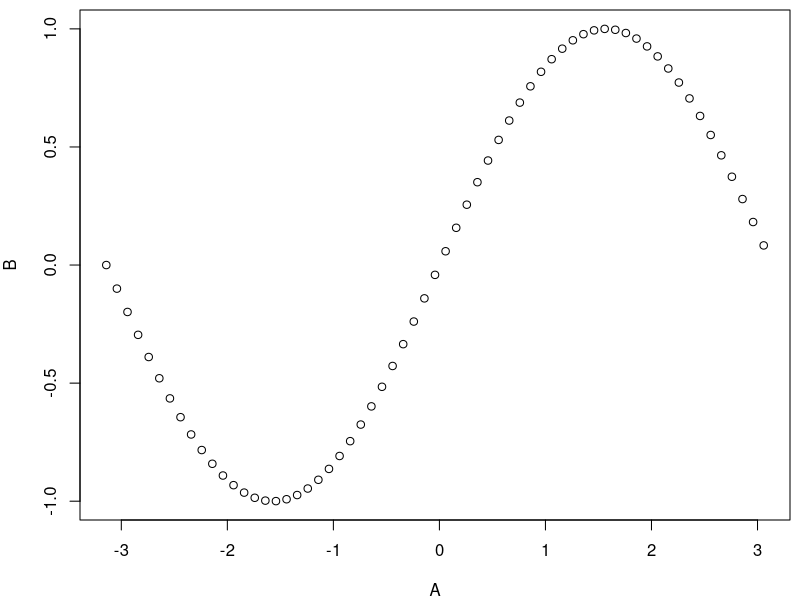
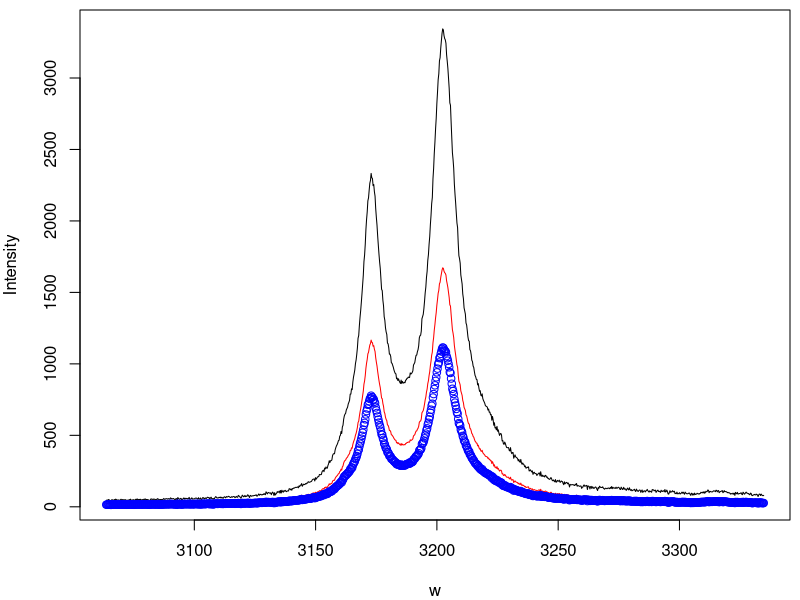
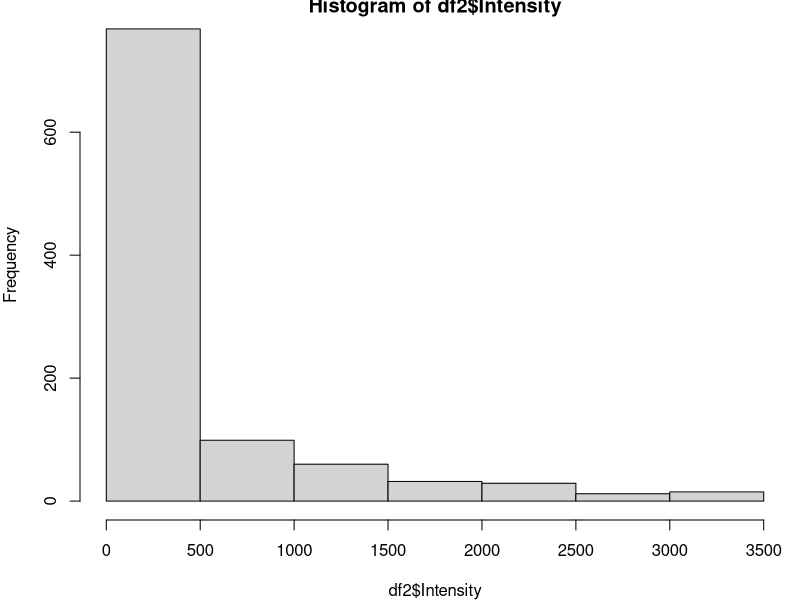

The R source for these figures, in order:
## ---- chunk 1
A <- seq(from=-pi, to=pi, by=.1) # use the sequence function
B <- sin(A) # apply a function to a vector
C <- c(1, 3, 5, 2) # or specify each values
## ---- chunk 2
df1 <- data.frame(x=A, y=B)
head(df1)    # glance at the data
names(df1)   # table's column names
str(df1)     # table's summary
summary(df1) # table's stats
## ---- chunk 3
# If no header (first line is already data)
df2 <- read.table("Data/rubis_01.txt", header=FALSE)
head(df2) # glance at the data
names(df2) <- c("w", "Intensity") # change column names
# If there is a header (first line is column name)
df3 <- read.table("Data/test.dat", header=TRUE)
head(df3, 2) # glance at the data
## ---- chunk 4
par(mar=c(4,4,.5,.5))
## ---- chunk 5
# specify x and y
plot(A,B)
# or supply a 2-column data.frame
plot(df2, type="l") # type="l" to plot as lines
# add another plot layer
# as lines
lines(df2$w, df2$Intensity/2, col="red")
# as points
points(df2$w, df2$Intensity/3, col="blue")
# histogram plot
hist(df2$Intensity)
